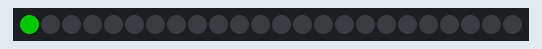
Simulated run of this sketch. Board: Arduino Uno, built with avr-gcc and run on an emulated ATmega328P. Parts: 24 RGB LEDs in strip order, left to right. Dim RGB values are drawn brighter than linear.

Above: at 6.2 s.
At 18.5 s:
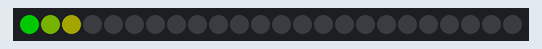
At 37.7 s:
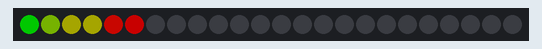

The sketch:

Clock_Cycle_V1b.ino
```cpp
#include <Adafruit_NeoPixel.h>
#ifdef __AVR__
#include <avr/power.h>
#endif

#define PIN 6

#define NUMPIXELS 24

#define hour 3600000

#define five 300000

#define one 60000

#define sec 6000

// Parameter 1 = number of pixels in strip
// Parameter 2 = Arduino pin number (most are valid)
// Parameter 3 = pixel type flags, add together as needed:
//   NEO_KHZ800  800 KHz bitstream (most NeoPixel products w/WS2812 LEDs)
//   NEO_KHZ400  400 KHz (classic 'v1' (not v2) FLORA pixels, WS2811 drivers)
//   NEO_GRB     Pixels are wired for GRB bitstream (most NeoPixel products)
//   NEO_RGB     Pixels are wired for RGB bitstream (v1 FLORA pixels, not v2)
//   NEO_RGBW    Pixels are wired for RGBW bitstream (NeoPixel RGBW products)
Adafruit_NeoPixel strip = Adafruit_NeoPixel(NUMPIXELS, PIN, NEO_GRB + NEO_KHZ800);


int clockValues[24] = {7, 20, 40, 50, 80, 100, 100, 50, 40, 45, 47, 38, 70, 68, 68, 60, 50, 30, 35, 30, 28, 30, 20, 10};

void setup() {
  // put your setup code here, to run once:
  strip.setBrightness(100);
  strip.begin();
  strip.show();
}


void loop() {
  // put your main code here, to run repeatedly:

  initialisationLeds();

  for (int i = 0; i < 24; i++) {
    if (setHourColour(clockValues[i], i) == false) {
      return;
    }
    //Delay for x minutes before reading in next value
    delay(sec);
    //run initialisation step
   // initialisationLeds();
    int j = 0;
    while (j <= i) {
      setHourColour(clockValues[j], j);
      delay(100);
      j++;
    }
  }

}

boolean setHourColour(int value, int pixel) {

  if (value > -1) {
    value = value / 10;
  }

  switch (value) {
    //Case for values in the future which have not been recorded yet.
    case -1:
      delay(10000);
      return false;
    case -2:
      //Case for the hub rejecting the data request sent by the clock
      delay(1000);
      rejectionLeds();
      return false;
    case -3:
      //Case for the hub being unable to interact with the server
      nullServerLeds();
      return false;
    case 0:
    case 1:
      strip.setPixelColor(pixel, 0, 255, 0); //light green
      strip.show();
      break;
    case 2:
    case 3:
      strip.setPixelColor(pixel, 100, 150, 0); //yellow
      strip.show();
      break;
    case 4:
    case 5:
      strip.setPixelColor(pixel, 100, 100, 0); //yellow - orange
      strip.show();
      break;
    case 6:
    case 7:
      strip.setPixelColor(pixel, 240, 100, 0); // orange-red
      strip.show();
      break;
    case 8:
    case 9:
      strip.setPixelColor(pixel, 255, 10, 0); // vibrant red
      strip.show();
      break;
    case 10:
      strip.setPixelColor(pixel, 255, 0, 0); //very vibrant red
      strip.show();
      break;
  }

}

void initialisationLeds() {
  int i = 0;
  while (i < 5) {
    for (int i = 0; i < NUMPIXELS; i++) {
      strip.setPixelColor(i, 255, 204, 153);
      strip.show();
      delay(50);
    }
    strip.clear();
    i++;
  }

}

void rejectionLeds() {
  int i = 0;
  while (i < 3) {
    for (int i = 0; i < NUMPIXELS; i++) {
      strip.setPixelColor(i, 255, 0, 0);
      strip.show();
      delay(50);
    }
    strip.clear();
    i++;
  }
}

void nullServerLeds() {
  int i = 0;
  while (i < 3) {
    for (int i = 0; i < NUMPIXELS; i++) {
      strip.setPixelColor(i, 0, 0, 255);
      strip.show();
      delay(50);
    }
    strip.clear();
    i++;
  }
}
```
